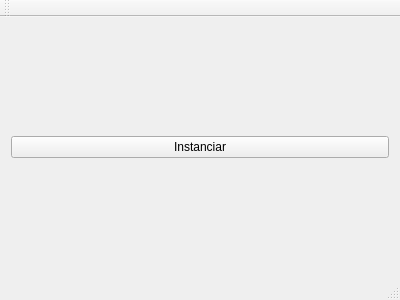
<?xml version="1.0" encoding="UTF-8"?>
<ui version="4.0">
 <class>MainWindow</class>
 <widget class="QMainWindow" name="MainWindow">
  <property name="geometry">
   <rect>
    <x>0</x>
    <y>0</y>
    <width>400</width>
    <height>300</height>
   </rect>
  </property>
  <property name="windowTitle">
   <string>MainWindow</string>
  </property>
  <widget class="QWidget" name="centralWidget">
   <layout class="QGridLayout" name="gridLayout">
    <item row="0" column="0">
     <widget class="QPushButton" name="instance">
      <property name="text">
       <string>Instanciar</string>
      </property>
     </widget>
    </item>
   </layout>
  </widget>
  <widget class="QMenuBar" name="menuBar">
   <property name="geometry">
    <rect>
     <x>0</x>
     <y>0</y>
     <width>400</width>
     <height>19</height>
    </rect>
   </property>
  </widget>
  <widget class="QToolBar" name="mainToolBar">
   <attribute name="toolBarArea">
    <enum>TopToolBarArea</enum>
   </attribute>
   <attribute name="toolBarBreak">
    <bool>false</bool>
   </attribute>
  </widget>
  <widget class="QStatusBar" name="statusBar"/>
 </widget>
 <layoutdefault spacing="6" margin="11"/>
 <resources/>
 <connections/>
</ui>
